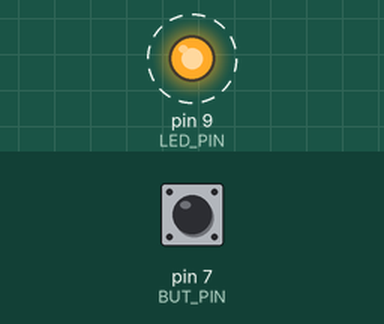
This sketch was run on a simulated Arduino Uno, built with avr-gcc and run on an emulated ATmega328P. On the bench: output pins drawn as LEDs (lit = HIGH). Dashed ring = blinking. The test bench sets the inputs (shaded band); at power-on: pin 7 (BUT_PIN) LOW.

Above: at 0.5 s.
Timing chart, 0 to 4.6 s (numbered marks = the images above):
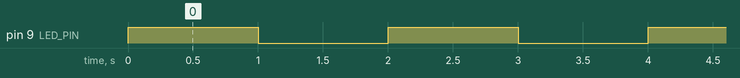

The sketch:

Trabalho1.ino
```cpp
//AULA 1: Piscar o LED a cada 1 segundo.
//Caso o botão seja pressionado o LED deve apagar.

#define LED_PIN 9
#define BUT_PIN 7

void setup () {
  pinMode(LED_PIN, OUTPUT);     // Enable pin 9 for digital output
  pinMode(BUT_PIN, INPUT);      // Enable pin 7 for digital input
}

void loop () {
  digitalWrite(LED_PIN, HIGH);  // Turn on the LED
  delay(1000);                  // Wait one second
  digitalWrite(LED_PIN, LOW);   // Turn off the LED
  delay(1000);                  // Wait one second

  int but = digitalRead(BUT_PIN);

  if (but) {
    digitalWrite(LED_PIN, HIGH);
    while (1);
  }
}
```

Measured:
- by itself, pin 9 (LED_PIN): alternates HIGH for 1.0 s and LOW for 1.0 s
